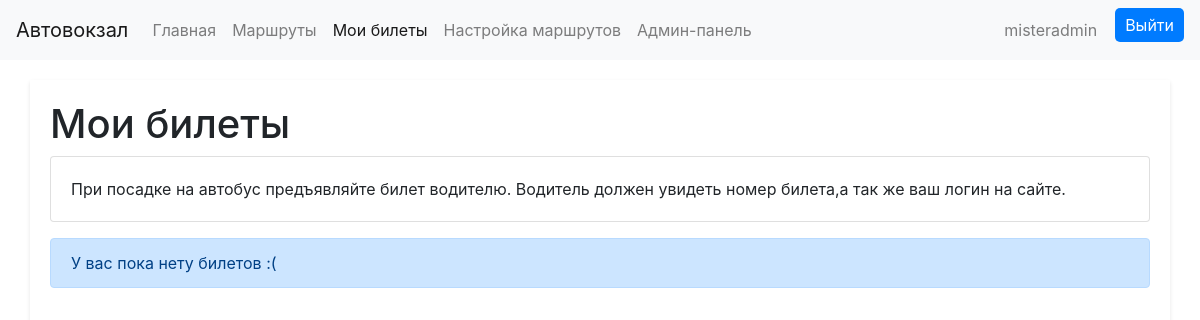
/mytickets/ (signed in), run on an earlier commit of the app's database.
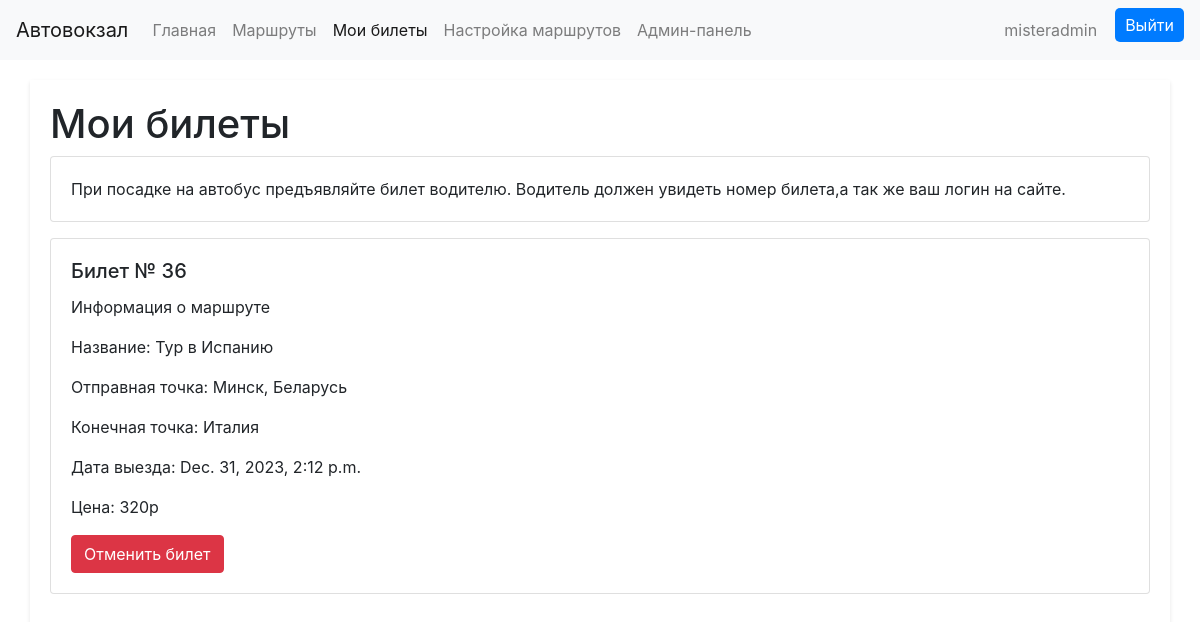
And on a later commit of the database.
### main/models.py (models this page shows)
class Ticket(models.Model):
    passenger = models.ForeignKey(User, on_delete=models.CASCADE)
    route = models.ForeignKey(Route, on_delete=models.CASCADE)

class Route(models.Model):
    name = models.CharField(max_length=100)
    start_point = models.CharField(max_length=100)
    end_point = models.CharField(max_length=100)
    schedule = models.DateTimeField(null=True, default=None)
    price = models.CharField(max_length=6, null=True, default=None)
    status =  models.CharField(max_length=30, default='Ожидает')

### main/views.py (the view)
# urls.py: path('mytickets/', mytickets_view, name='mytickets')
def mytickets_view(request):
    tickets = Ticket.objects.filter(passenger_id=request.user)
    routes = Route.objects.all()
    if request.method == 'POST':
        ticket_id = request.POST.get('ticket_id')
        ticket = Ticket.objects.get(id=ticket_id)
        ticket.delete()
    return render(request, 'main/mytickets.html', {'tickets': tickets, 'routes': routes})

### main/templates/main/mytickets.html (shortened to what this page needs)
<!DOCTYPE html>
<html>
<head>
  <link rel="stylesheet" href="https://stackpath.bootstrapcdn.com/bootstrap/4.5.0/css/bootstrap.min.css">
</head>
<body>
  <nav class="navbar navbar-expand-lg navbar-light bg-light">
    <a class="navbar-brand">Автовокзал</a>
    <div class="collapse navbar-collapse" id="navbarNav">
      <ul class="navbar-nav">
        <li class="nav-item">
          <a class="nav-link" href="{% url 'index' %}">Главная</a>
        </li>
        <li class="nav-item">
          <a class="nav-link" href="{% url 'routes' %}">Маршруты</a>
        </li>
        <li class="nav-item active">
          <a class="nav-link" href="{% url 'mytickets' %}">Мои билеты</a>
        </li>
        {% if user.is_staff %}
           <li class="nav-item">
          <a class="nav-link" href="{% url 'edit_routes' %}">Настройка маршрутов</a>
        </li>
          <li class="nav-item">
          <a class="nav-link" href="{% url 'admin:index' %}">Админ-панель</a>
        </li>
          {% endif %}
      </ul>
    </div>
      {% if user.is_authenticated %}
      <ul class="navbar-nav">
        <li class="nav-item">
          <a class="nav-link">{{ user.username }}</a>
        </li>
      </ul>
     <div class="auth-buttons">
            <button onclick="location.href='{% url 'logout' %}'">Выйти</button>
        </div>
      {% endif %}
  </nav>
  <div class="container">
    <h1>Мои билеты</h1>
     <div class="card">
  <div class="card-body">
    При посадке на автобус предъявляйте билет водителю. Водитель должен увидеть номер билета,а так же ваш логин на сайте.
  </div>
</div>
      {% if tickets %}
    {% for ticket in tickets %}
      <form action="{% url 'mytickets' %}" method="post">
    <div class="card mb-3">
      <div class="card-body">
        <h5 class="card-title" id="ticket_id">Билет № {{ ticket.id }}</h5>
          <p class="card-text">Информация о маршруте</p>
          {% for route in routes %}
          {% if route.id == ticket.route_id %}
          <p class="card-text" id="route_name">Название: {{ route.name }}</p>
          <p class="card-text" id="route_start_point">Отправная точка: {{ route.start_point }}</p>
          <p class="card-text" id="route_end_point">Конечная точка: {{ route.end_point }}</p>
          <p class="card-text" id="route_schedule">Дата выезда: {{ route.schedule }}</p>
          <p class="card-text" id="route_price">Цена: {{ route.price }}</p>
          {% endif %}
          {% endfor %}
         <button type="submit" class="btn btn-danger">Отменить билет</button>
      </div>
    </div>
          </form>
    {% endfor %}
      {% else %}
   <div class="alert alert-primary" role="alert">
  У вас пока нету билетов :(
</div>
      {% endif %}
  </div>
</body>
</html>

What changed in the data, as far as the page shows it:
added Ticket: id "36"
added Route: name "Тур в Испанию", start_point "Минск, Беларусь", end_point "Италия", schedule "Dec. 31, 2023, 2:12 p.m.", price "320р"
Also different on the page:
text no longer shown: "У вас пока нету билетов :("
